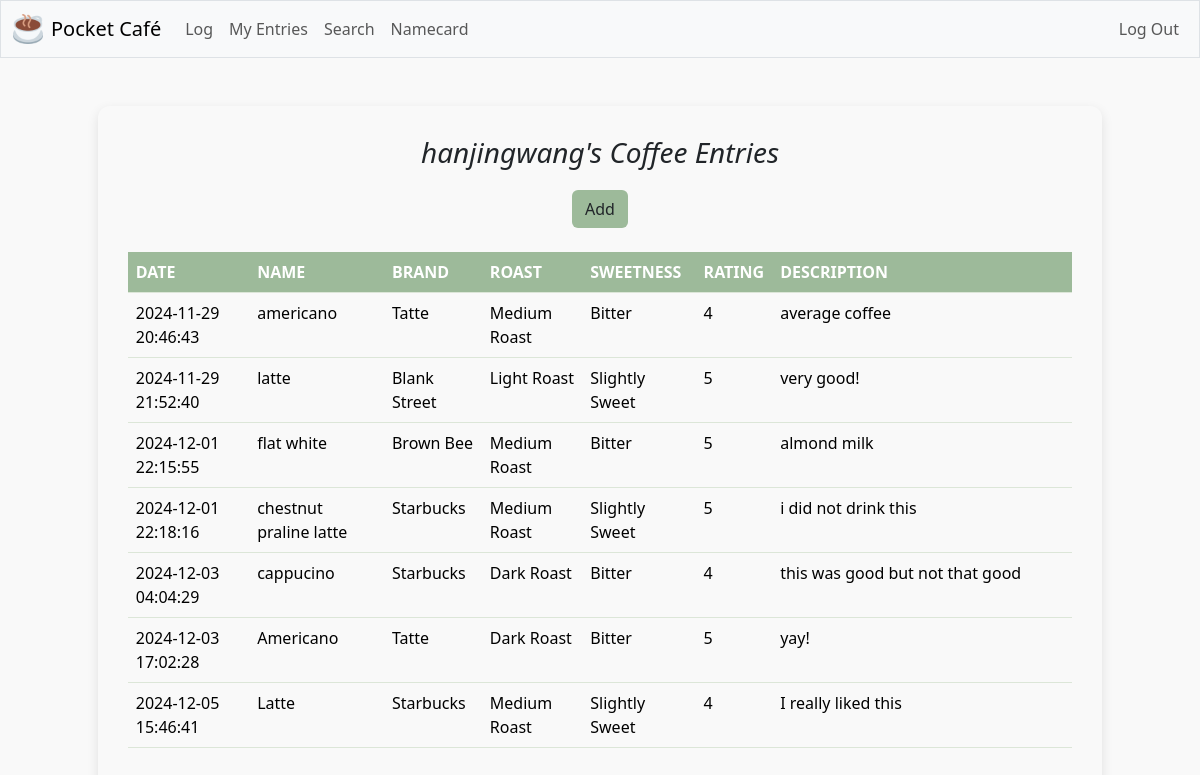
The app's page /entries (signed in) with its own data.
### tables this page shows
CREATE TABLE logs (
    id AUTO_INCREMENT PRIMARY KEY,
    user_id int,
    name text,
    brand text,
    roast text,
    sweetness text,
    rating int,
    description text,
    date numeric
);

### app.py (the view)
@app.route("/entries")
@login_required
def entries():
    entries = db.execute(
        "SELECT * FROM logs WHERE user_id = ?", session["user_id"])
    return render_template("entries.html", entries=entries, username=session["username"])

### app.py (called while the page is built)
@app.after_request
def after_request(response):
    response.headers["Cache-Control"] = "no-cache, no-store, must-revalidate"
    response.headers["Expires"] = 0
    response.headers["Pragma"] = "no-cache"
    return response

### helpers.py (called while the page is built)
def login_required(f):
    @wraps(f)
    def decorated_function(*args, **kwargs):
        if session.get("user_id") is None:
            return redirect("/login")
        return f(*args, **kwargs)
    return decorated_function

### templates/entries.html (shortened to what this page needs)
{% extends "layout.html" %}
{% block main %}
    <div class="entries-container">
        <h3><i>{{ username }}'s Coffee Entries</i></h3>
        <a href="/log" class="btn">Add</a>
        <br>
        <br>
        <table class="table">
            <thead>
                <tr>
                    <th scope="col">Date</th>
                    <th scope="col">Name</th>
                    <th scope="col">Brand</th>
                    <th scope="col">Roast</th>
                    <th scope="col">Sweetness</th>
                    <th scope="col">Rating</th>
                    <th scope="col" style="width: 300px;">Description</th>
                </tr>
            </thead>
            <tbody>
                {% for entry in entries %}
                    <tr>
                        <td>{{ entry.date }}</td>
                        <td>{{ entry.name }}</td>
                        <td>{{ entry.brand }}</td>
                        <td>{{ entry.roast }}</td>
                        <td>{{ entry.sweetness }}</td>
                        <td>{{ entry.rating }}</td>
                        <td>{{ entry.description }}</td>
                    </tr>
                {% endfor %}
            </tbody>
        </table>
    </div>
{% endblock %}

### templates/layout.html (shortened to what this page needs)
<!DOCTYPE html>
<html lang="en">
    <head>
        <link href="https://cdn.jsdelivr.net/npm/bootstrap@5.3.3/dist/css/bootstrap.min.css" rel="stylesheet">
        <link href="/static/styles.css" rel="stylesheet">
    </head>
    <body>
        <nav class="bg-light border navbar navbar-expand-md navbar-light">
            <div class="container-fluid align-items-center">
                <a class="navbar-brand d-flex align-items-center" href="/">
                    <img src="/static/icon.png" alt="icon" width="30" height="30" class="me-2">
                    <span>Pocket Café</span>
                </a>
                <div class="collapse navbar-collapse" id="navbar">
                    {% if session["user_id"] %}
                        <ul class="navbar-nav me-auto">
                            <li class="nav-item"><a class="nav-link" href="/log">Log</a></li>
                            <li class="nav-item"><a class="nav-link" href="/entries">My Entries</a></li>
                            <li class="nav-item"><a class="nav-link" href="/search">Search</a></li>
                            <li class="nav-item"><a class="nav-link" href="/namecard">Namecard</a></li>
                        </ul>
                        <ul class="navbar-nav ms-auto">
                            <li class="nav-item"><a class="nav-link" href="/logout">Log Out</a></li>
                        </ul>
                    {% else %}
                        <ul class="navbar-nav ms-auto">
                            <li class="nav-item"><a class="nav-link" href="/register">Register</a></li>
                            <li class="nav-item"><a class="nav-link" href="/login">Log In</a></li>
                        </ul>
                    {% endif %}
                </div>
            </div>
        </nav>
        <main class="container py-5 text-center">
            {% block main %}{% endblock %}
        </main>
    </body>
</html>

### static/styles.css (style rules this page uses)
html, body { font-family: "Gill Sans", "Segoe UI", sans-serif; background-color: #f9f9f9; }
table, th, td { background-color: #f9f9f9 !important; border-color: #6f8c6f; }
.btn { background-color: #9dba9a; }
.navbar-brand img, .navbar-brand span { display: inline-block; vertical-align: middle; }
.entries-container { border-radius: 12px; padding: 30px; box-shadow: 0 4px 12px rgba(0, 0, 0, 0.1); max-width: 90%; margin: auto; }
.entries-container h3 { text-align:center; padding-bottom: 10px; margin-bottom: 10px; }
.entries-container table th, .entries-container table td { text-align: left; border-bottom: 1px solid #dce6d8; }
.entries-container table th { background-color: #9dba9a !important; color: white; text-transform: uppercase; font-weight: bold; }

### records on screen
logs: date "2024-11-29 20:46:43", name "americano", brand "Tatte", roast "Medium Roast", sweetness "Bitter", rating "4", description "average coffee", date "2024-11-29 21:52:40", name "latte", brand "Blank Street", roast "Light Roast", sweetness "Slightly Sweet", rating "5", description "very good!", date "2024-12-01 22:18:16", name "chestnut praline latte", brand "Starbucks", description "i did not drink this", date "2024-12-03 04:04:29", name "cappucino", roast "Dark Roast", description "this was good but not that good", date "2024-12-05 15:46:41", name "Latte", description "I really liked this"

### other values on screen
{{ username }} "hanjingwang"
{{ entry.date }} "2024-12-01 22:15:55" "2024-12-03 17:02:28"
{{ entry.name }} "flat white" "Americano"
{{ entry.brand }} "Brown Bee" "Tatte"
{{ entry.roast }} "Medium Roast" "Dark Roast"
{{ entry.sweetness }} "Bitter" "Bitter"
{{ entry.rating }} "5" "5"
{{ entry.description }} "almond milk" "yay!"
